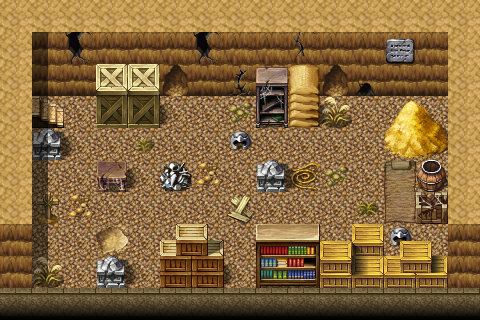

This game map was drawn from its Tiled (.tmx) file and the tilesets committed beside it. A one-line description and the trimmed map source follow:
An orthogonal 15x10 tile map with 32x32 px tiles, 3 tile layers (Ground, Objects, Above), 1 hidden layer not drawn, 20 tilesets and 5 objects (2x sign, 2x spawn, mapchange).

<map version="1.0" orientation="orthogonal" width="15" height="10" tilewidth="32" tileheight="32">
    <tileset firstgid="1" name="map_25" tilewidth="32" tileheight="32">
        <image source="../drawable/map_25.png" width="256" height="256" />
    </tileset>
    <tileset firstgid="65" name="map_21" tilewidth="32" tileheight="32">
        <image source="../drawable/map_21.png" width="256" height="256" />
    </tileset>
    <tileset firstgid="129" name="map_28" tilewidth="32" tileheight="32">
        <image source="../drawable/map_28.png" width="256" height="256" />
    </tileset>
    <tileset firstgid="193" name="map_0" tilewidth="32" tileheight="32">
        <image source="../drawable/map_0.png" width="256" height="256" />
    </tileset>
    <tileset firstgid="257" name="map_7" tilewidth="32" tileheight="32">
        <image source="../drawable/map_7.png" width="256" height="256" />
    </tileset>
    <tileset firstgid="321" name="map_15" tilewidth="32" tileheight="32">
        <image source="../drawable/map_15.png" width="256" height="256" />
    </tileset>
    <tileset firstgid="385" name="map_10" tilewidth="32" tileheight="32">
        <image source="../drawable/map_10.png" width="256" height="256" />
    </tileset>
    <tileset firstgid="449" name="map_27" tilewidth="32" tileheight="32">
        <image source="../drawable/map_27.png" width="256" height="256" />
    </tileset>
    <tileset firstgid="513" name="map_1" tilewidth="32" tileheight="32">
        <image source="../drawable/map_1.png" width="256" height="256" />
    </tileset>
    <tileset firstgid="577" name="map_14" tilewidth="32" tileheight="32">
        <image source="../drawable/map_14.png" width="256" height="256" />
    </tileset>
    <tileset firstgid="641" name="map_6" tilewidth="32" tileheight="32">
        <image source="../drawable/map_6.png" width="256" height="256" />
    </tileset>
    <tileset firstgid="705" name="map_4" tilewidth="32" tileheight="32">
        <image source="../drawable/map_4.png" width="256" height="256" />
    </tileset>
    <tileset firstgid="769" name="map_2" tilewidth="32" tileheight="32">
        <image source="../drawable/map_2.png" width="256" height="256" />
    </tileset>
    <tileset firstgid="833" name="map_3" tilewidth="32" tileheight="32">
        <image source="../drawable/map_3.png" width="256" height="256" />
    </tileset>
    <tileset firstgid="897" name="map_5" tilewidth="32" tileheight="32">
        <image source="../drawable/map_5.png" width="256" height="256" />
    </tileset>
    <tileset firstgid="961" name="map_11" tilewidth="32" tileheight="32">
        <image source="../drawable/map_11.png" width="256" height="256" />
    </tileset>
    <tileset firstgid="1025" name="map_8" tilewidth="32" tileheight="32">
        <image source="../drawable/map_8.png" width="256" height="256" />
    </tileset>
    <tileset firstgid="1089" name="map_37" tilewidth="32" tileheight="32">
        <image source="../drawable/map_37.png" width="256" height="256" />
    </tileset>
    <tileset firstgid="1153" name="map_16" tilewidth="32" tileheight="32">
        <image source="../drawable/map_16.png" width="256" height="256" />
    </tileset>
    <tileset firstgid="1217" name="map_9" tilewidth="32" tileheight="32">
        <image source="../drawable/map_9.png" width="256" height="256" />
    </tileset>
    <layer name="Ground" width="15" height="10">
        <data>[150 cells, 150 non-empty, 14 distinct tile ids]</data>
    </layer>
    <layer name="Objects" width="15" height="10">
        <data>[150 cells, 46 non-empty, 34 distinct tile ids]</data>
    </layer>
    <layer name="Above" width="15" height="10">
        <data>[150 cells, 17 non-empty, 10 distinct tile ids]</data>
    </layer>
    <layer name="Walkable" width="15" height="10" visible="0">
        <data>[150 cells, 99 non-empty, 1 distinct tile ids]</data>
    </layer>
    <objectgroup name="Mapevents">
        <object name="up" type="mapchange" x="32" y="96" width="32" height="32">
            <properties>
                <property name="map" value="lonelyhouse0" />
                <property name="place" value="down" />
            </properties>
        </object>
        <object name="sign_lh1_grave" type="sign" x="32" y="224" width="32" height="32" />
        <object name="sign_lh1_sign" type="sign" x="384" y="96" width="32" height="32" />
    </objectgroup>
    <objectgroup name="Spawn" visible="0">
        <object name="lonelyhouse_sp" type="spawn" x="32" y="160" width="416" height="128">
            <properties>
                <property name="quantity" value="3" />
                <property name="spawngroup" value="lonelyhouse_sp" />
            </properties>
        </object>
        <object name="lonelyhouse_sp_1" type="spawn" x="96" y="96" width="352" height="192">
            <properties>
                <property name="quantity" value="3" />
                <property name="spawngroup" value="lonelyhouse_sp" />
            </properties>
        </object>
    </objectgroup>
    <objectgroup name="Keys" />
</map>
